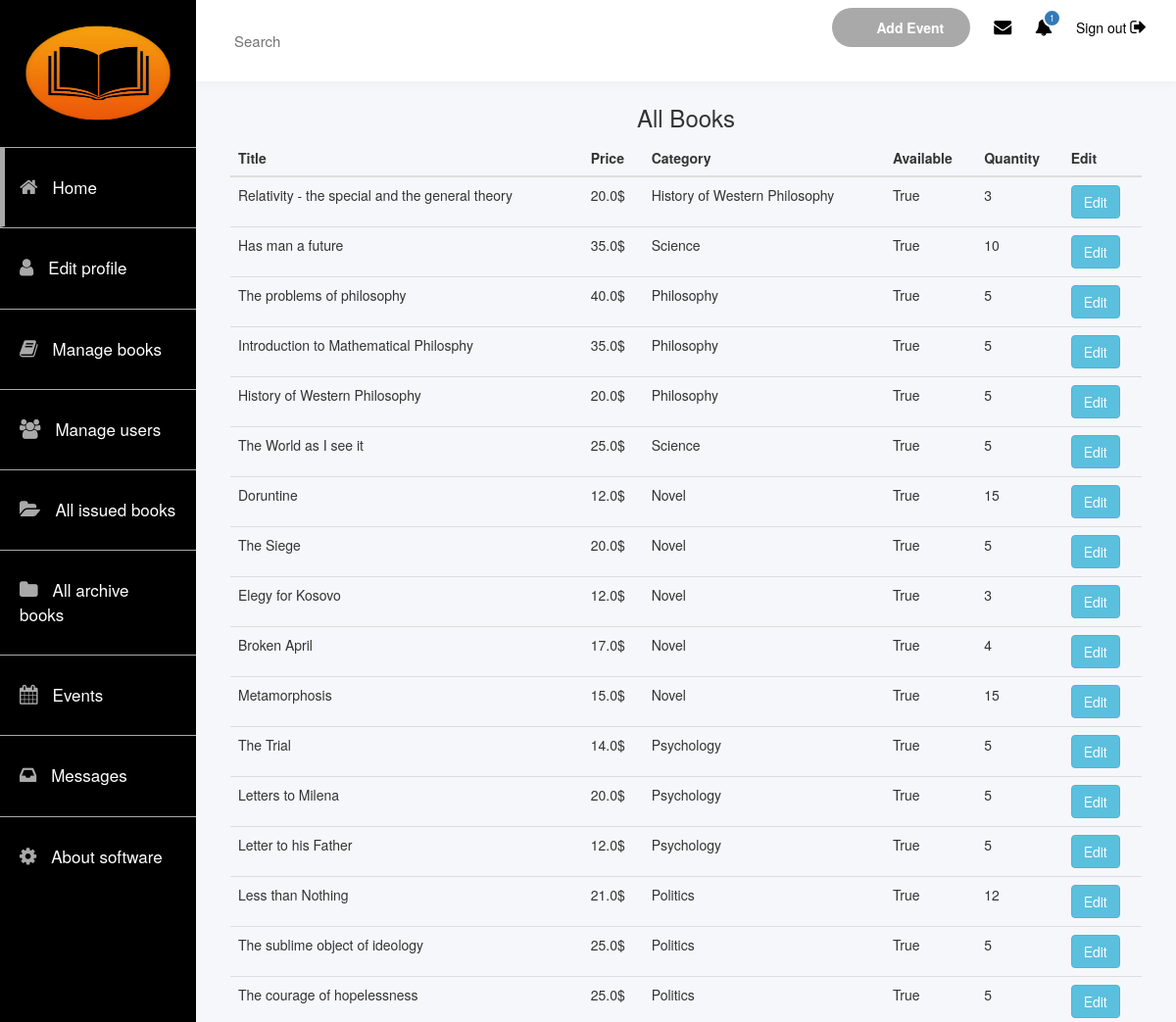
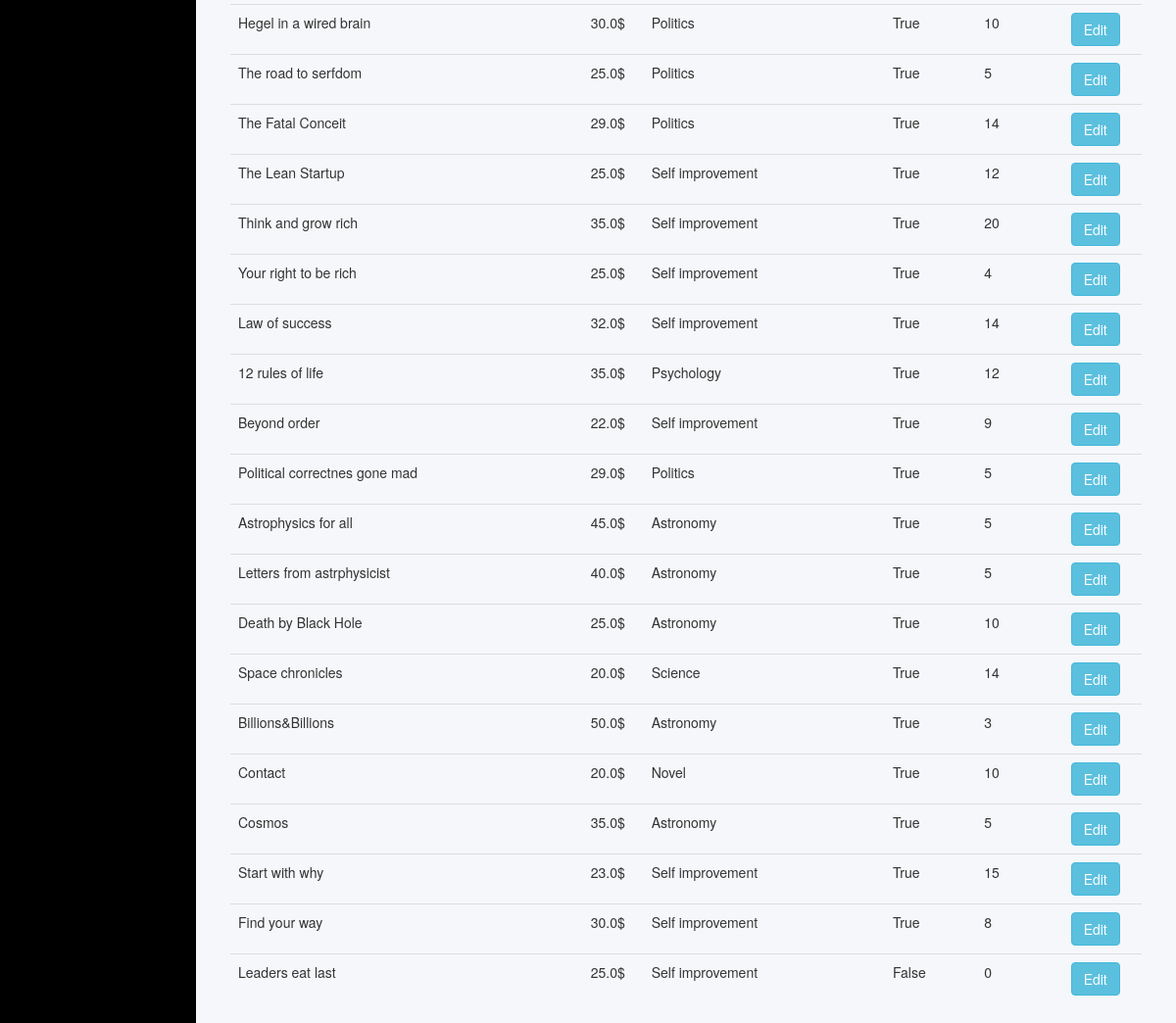
Page /library/manage-books/ on the committed database (2 pictures, top to bottom).
### app/models.py (models this page shows, shortened)
class Book(models.Model):
    title = models.CharField(max_length=100)
    price = models.FloatField()
    available = models.BooleanField()
    category = models.CharField(max_length=200, default='Novel')
    quantity = models.IntegerField(default=1)
    author = models.ForeignKey(Author, on_delete=models.CASCADE)

### app/views.py (the view)
# urls.py: path('manage-books/', views.manage_books, name="manage_books"),
def manage_books(request):
    m = Message.objects.filter(marked=False).count()
    user = User.objects.filter(username=request.session.get('username')).first()
    inbox = alert.objects.filter(user=user, is_read=False)
    books = Book.objects.all()
    context = {
        'books': books,
        'length':m,
        'total_inbox':len(inbox),
    }
    return render(request, 'admin_books.html', context=context)

### app/templates/admin_books.html
{% extends 'admin.html' %}
{% block content %}
             <div class="user-dashboard">
                        <div class="row mb-5">
                            <h3 style="text-align: center;">All Books</h3>
                            <div class="col-md-12 col-sm-12 col-xs-12 gutter">
                                <table class="table">
                                      <thead class="thead">
                                        <tr>
                                          <th scope="col">Title</th>
                                          <th scope="col">Price</th>
                                          <th scope="col">Category</th>
                                          <th scope="col">Available</th>
                                          <th scope="col">Quantity</th>
                                          <th scope="col">Edit</th>
                                        </tr>
                                      </thead>
                                      <tbody>
                                      {% for b in books %}
                                        <tr>
                                          <td>{{b.title}}</td>
                                          <td>{{b.price}}$</td>
                                          <td>{{b.category}}</td>
                                           <td>{{b.available}}</td>
                                            <td>{{b.quantity}}</td>
                                            <td><button class="btn btn-info">Edit</button></td>
                                        </tr>
                                      {% endfor %}
                                      </tbody>
                                    </table>
                            </div>
                        </div>
        </div>
{% endblock %}

### app/static/css/admin.css (style rules this page uses)
.home { background: #f6f7fa; }
.user-dashboard { padding: 0 20px; }

### rows in the picture
Book: title "Relativity - the special and the general theory", price "20.0", category "History of Western Philosophy", available "True", quantity "3"
Book: title "Has man a future", price "35.0", category "Science", available "True", quantity "10"
Book: title "The problems of philosophy", price "40.0", category "Philosophy", available "True", quantity "5"
Book: title "Introduction to Mathematical Philosphy", price "35.0", category "Philosophy", available "True", quantity "5"
Book: title "History of Western Philosophy", price "20.0", category "Philosophy", available "True", quantity "5"
Book: title "The World as I see it", price "25.0", category "Science", available "True", quantity "5"
Book: title "Doruntine", price "12.0", category "Novel", available "True", quantity "15"
Book: title "The Siege", price "20.0", category "Novel", available "True", quantity "5"
Book: title "Elegy for Kosovo", price "12.0", category "Novel", available "True", quantity "3"
Book: title "Broken April", price "17.0", category "Novel", available "True", quantity "4"
Book: title "Metamorphosis", price "15.0", category "Novel", available "True", quantity "15"
Book: title "The Trial", price "14.0", category "Psychology", available "True", quantity "5"
Book: title "Letters to Milena", price "20.0", category "Psychology", available "True", quantity "5"
Book: title "Letter to his Father", price "12.0", category "Psychology", available "True", quantity "5"
Book: title "Less than Nothing", price "21.0", category "Politics", available "True", quantity "12"
Book: title "The sublime object of ideology", price "25.0", category "Politics", available "True", quantity "5"
Book: title "The courage of hopelessness", price "25.0", category "Politics", available "True", quantity "5"
Book: title "Hegel in a wired brain", price "30.0", category "Politics", available "True", quantity "10"
Book: title "The road to serfdom", price "25.0", category "Politics", available "True", quantity "5"
Book: title "The Fatal Conceit", price "29.0", category "Politics", available "True", quantity "14"
Book: title "The Lean Startup", price "25.0", category "Self improvement", available "True", quantity "12"
Book: title "Think and grow rich", price "35.0", category "Self improvement", available "True", quantity "20"
Book: title "Your right to be rich", price "25.0", category "Self improvement", available "True", quantity "4"
Book: title "Law of success", price "32.0", category "Self improvement", available "True", quantity "14"
Book: title "12 rules of life", price "35.0", category "Psychology", available "True", quantity "12"
Book: title "Beyond order", price "22.0", category "Self improvement", available "True", quantity "9"
Book: title "Political correctnes gone mad", price "29.0", category "Politics", available "True", quantity "5"
Book: title "Astrophysics for all", price "45.0", category "Astronomy", available "True", quantity "5"
Book: title "Letters from astrphysicist", price "40.0", category "Astronomy", available "True", quantity "5"
Book: title "Death by Black Hole", price "25.0", category "Astronomy", available "True", quantity "10"
Book: title "Space chronicles", price "20.0", category "Science", available "True", quantity "14"
Book: title "Billions&Billions", price "50.0", category "Astronomy", available "True", quantity "3"
Book: title "Contact", price "20.0", category "Novel", available "True", quantity "10"
Book: title "Cosmos", price "35.0", category "Astronomy", available "True", quantity "5"
Book: title "Start with why", price "23.0", category "Self improvement", available "True", quantity "15"
Book: title "Find your way", price "30.0", category "Self improvement", available "True", quantity "8"
Book: title "Leaders eat last", price "25.0", category "Self improvement", available "False", quantity "0"

### other values in the picture
{{ length }} "1"
